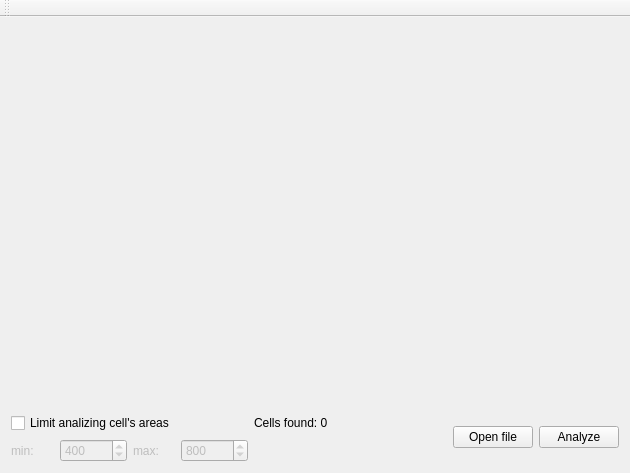
<?xml version="1.0" encoding="UTF-8"?>
<ui version="4.0">
 <class>MainWindow</class>
 <widget class="QMainWindow" name="MainWindow">
  <property name="geometry">
   <rect>
    <x>0</x>
    <y>0</y>
    <width>630</width>
    <height>473</height>
   </rect>
  </property>
  <property name="cursor">
   <cursorShape>CrossCursor</cursorShape>
  </property>
  <property name="windowTitle">
   <string>Image Recognizer</string>
  </property>
  <widget class="QWidget" name="centralWidget">
   <layout class="QGridLayout" name="gridLayout">
    <item row="0" column="0" colspan="8">
     <widget class="QLabel" name="imageLabel">
      <property name="text">
       <string/>
      </property>
     </widget>
    </item>
    <item row="1" column="0" colspan="3">
     <widget class="QCheckBox" name="limitAreasCheckBox">
      <property name="text">
       <string>Limit analizing cell's areas</string>
      </property>
     </widget>
    </item>
    <item row="1" column="4">
     <widget class="QLabel" name="cellsFoundLabel">
      <property name="text">
       <string>Cells found: 0</string>
      </property>
     </widget>
    </item>
    <item row="1" column="5" rowspan="2">
     <spacer name="horizontalSpacer">
      <property name="orientation">
       <enum>Qt::Horizontal</enum>
      </property>
      <property name="sizeHint" stdset="0">
       <size>
        <width>192</width>
        <height>49</height>
       </size>
      </property>
     </spacer>
    </item>
    <item row="1" column="6" rowspan="2">
     <widget class="QPushButton" name="openFileButton">
      <property name="text">
       <string>Open file</string>
      </property>
     </widget>
    </item>
    <item row="1" column="7" rowspan="2">
     <widget class="QPushButton" name="analyzeButton">
      <property name="text">
       <string>Analyze</string>
      </property>
     </widget>
    </item>
    <item row="2" column="0">
     <widget class="QLabel" name="minLabel">
      <property name="enabled">
       <bool>false</bool>
      </property>
      <property name="text">
       <string>min:</string>
      </property>
     </widget>
    </item>
    <item row="2" column="1">
     <widget class="QSpinBox" name="minSpinBox">
      <property name="enabled">
       <bool>false</bool>
      </property>
      <property name="maximum">
       <number>1000000</number>
      </property>
      <property name="value">
       <number>400</number>
      </property>
     </widget>
    </item>
    <item row="2" column="2">
     <widget class="QLabel" name="maxLabel">
      <property name="enabled">
       <bool>false</bool>
      </property>
      <property name="text">
       <string>max:</string>
      </property>
     </widget>
    </item>
    <item row="2" column="3">
     <widget class="QSpinBox" name="maxSpinBox">
      <property name="enabled">
       <bool>false</bool>
      </property>
      <property name="maximum">
       <number>1000000</number>
      </property>
      <property name="value">
       <number>800</number>
      </property>
     </widget>
    </item>
   </layout>
  </widget>
  <widget class="QMenuBar" name="menuBar">
   <property name="geometry">
    <rect>
     <x>0</x>
     <y>0</y>
     <width>630</width>
     <height>25</height>
    </rect>
   </property>
  </widget>
  <widget class="QToolBar" name="mainToolBar">
   <attribute name="toolBarArea">
    <enum>TopToolBarArea</enum>
   </attribute>
   <attribute name="toolBarBreak">
    <bool>false</bool>
   </attribute>
  </widget>
 </widget>
 <layoutdefault spacing="6" margin="11"/>
 <resources/>
 <connections/>
</ui>
